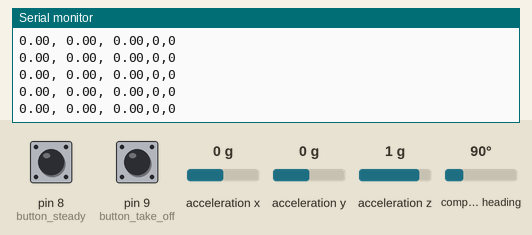
This sketch was run on a simulated Arduino Uno, built with avr-gcc and run on an emulated ATmega328P. Parts: the last lines printed to the serial monitor. The test bench sets the inputs (shaded band); at power-on: pin 8 (button_steady) HIGH, pin 9 (button_take_off) HIGH, acceleration x 0 g, acceleration y 0 g, acceleration z 1 g, compass heading 90°.

Above: at 1.3 s.
1.4 s: pin 8 (button_steady) pulled LOW for 0.15 s
4.5 s: pin 9 (button_take_off) pulled LOW for 0.15 s
At 5.2 s:
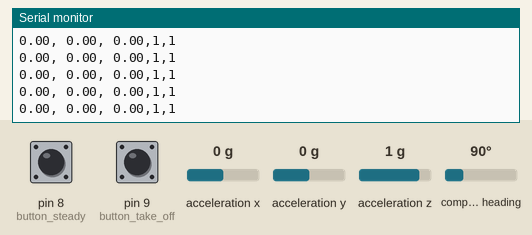
7.6 s: pin 8 (button_steady) pulled LOW for 1 s
11.6 s: pin 9 (button_take_off) pulled LOW for 1 s
15.6 s: pin 8 (button_steady) pulled LOW for 0.15 s
At 16.7 s:
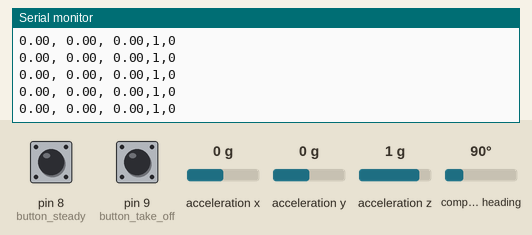

The sketch:

IMU_drone_control_readings_with_low_pass_filter.ino
```cpp
#include <Wire.h>
#include <Adafruit_Sensor.h>
#include <Adafruit_BNO055.h>
#include <utility/imumaths.h>

Adafruit_BNO055 bno  = Adafruit_BNO055(55, 0x28);

const int button_steady = 8;
const int button_take_off = 9;

unsigned long last_time = 0;
float vx = 0.0, vy = 0.0 , vz = 0.0;
int state1 = 0;
int state2 = 0;


// Low pass flter vars
float filtered_ax = 0.0;
float filtered_ay = 0.0;
float filtered_az = 0.0;
const float alpha = 0.2;


void setup() {
  Serial.begin(9600);
  pinMode(button_steady, INPUT_PULLUP);
  pinMode(button_take_off, INPUT_PULLUP);

  if (!bno.begin()) {
    Serial.println("bno not detected");
    while (1); // Stop everything here
  }
  bno.setExtCrystalUse(true);
  delay(100);

  //last_time  = micros();

   uint8_t bno_system = 0, gyro = 0, accel = 0, mag = 0;
   while (accel != 3){


  // Fetch calibration state from the hardware registers
  bno.getCalibration(&bno_system, &gyro, &accel, &mag);

  // Print results to Serial Monitor
  Serial.print("CALIBRATION STATUS -> ");
  Serial.print("Sys:");   Serial.print(bno_system);
  Serial.print(" G:");    Serial.print(gyro);
  Serial.print(" A:");    Serial.print(accel);
  Serial.print(" M:");    Serial.println(mag);

  }

  Serial.println("\n calibration done, starting to stream data...");


}

void loop() {


  //unsigned long current_time = micros(); //the code will come back here to the top and the whole script under here will take form last time to new current time
  //float dt = (current_time - last_time)/1000000.0; // convert to sec
  //last_time = current_time; // reset last_time


  imu::Vector<3>linear_acc = bno.getVector(Adafruit_BNO055::VECTOR_LINEARACCEL); //this integrates the accelerometer wiht the gyroscope and subtracts 9.8 m/s^2 for gravity

  float ax = linear_acc.x();
  float ay = linear_acc.y();// - 0.0193;
  float az = linear_acc.z(); //+ 0.393;

//integrate acceleration once to get velocity (probably better for finding features for training model later)
  //vx += ax*dt;
  //vy += ay*dt;
 //vz += az*dt;    DECIDED AGAINST USING VELOCITY BECAUSE OF THE INTEGRATION MADE THE DRIFT ACCUMULATE TOO FAST MAKING IT UNUSABLE AFTER LIKE 2-4 SECONDS

// Low pass filtering:
  filtered_ax = alpha*ax + (1-alpha)*filtered_ax;
  filtered_ay = alpha*ay + (1-alpha)*filtered_ay;
  filtered_az = alpha*az + (1-alpha)*filtered_az;


//these won't be used to train model, but overirde gestures - the fist is to mkae the drone hover and the second is to make the droen take off and land again
  if (digitalRead(button_steady) == 0){ //0 b/c used INPUT_PULLUP
    state1 = 1 - state1;
    delay(200);
  }
  if (digitalRead(button_take_off) == 0){
    state2 = 1 - state2;
    delay(200); // debouncing
  }


  Serial.print(filtered_ax); Serial.print(", ");
  Serial.print(filtered_ay); Serial.print(", ");
  Serial.print(filtered_az); Serial.print(",");
  Serial.print(state1); Serial.print(",");
  Serial.println(state2);

delay(20); //for like 50 rounds per sec


}
```

Measured:
- after the input at 4.5 s, the serial monitor: prints a new line after 0.21 s (image 1)
- after the input at 15.6 s, the serial monitor: prints a new line after 0.21 s (image 2)
